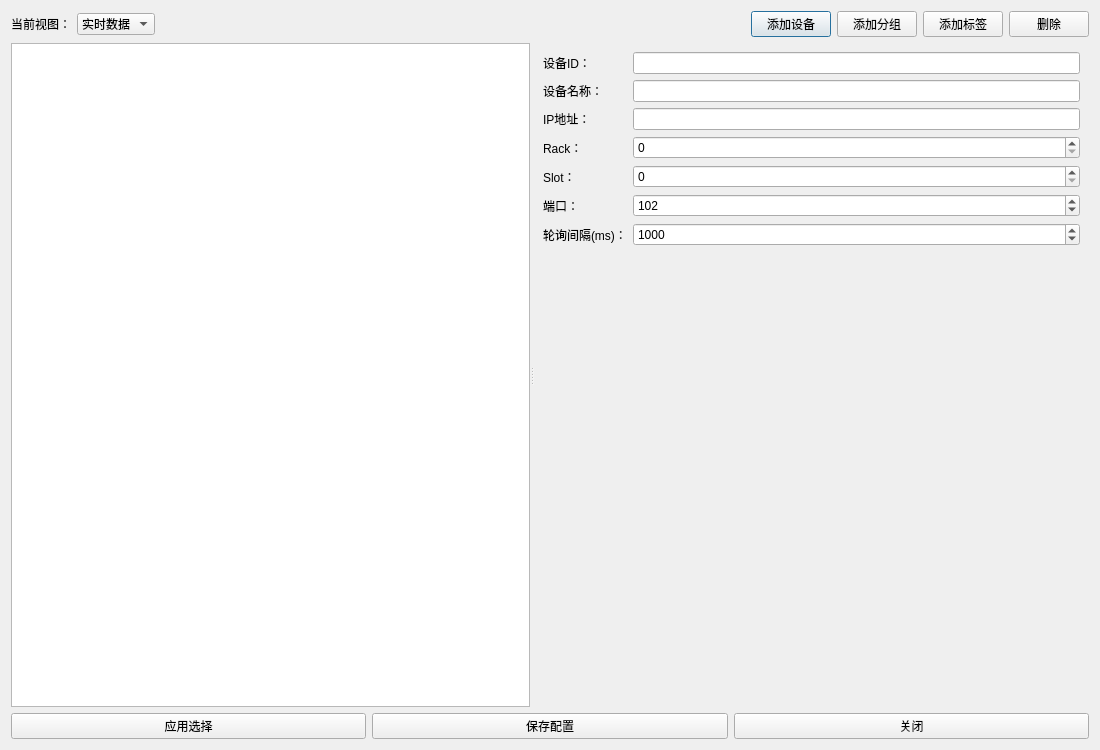
<?xml version="1.0" encoding="UTF-8"?>
<ui version="4.0">
 <class>DeviceConfigDialog</class>
 <widget class="QDialog" name="DeviceConfigDialog">
  <property name="geometry">
   <rect>
    <x>0</x>
    <y>0</y>
    <width>1100</width>
    <height>750</height>
   </rect>
  </property>
  <property name="windowTitle">
   <string>设备与标签配置</string>
  </property>
  <layout class="QVBoxLayout" name="verticalLayout">
   <item>
    <layout class="QHBoxLayout" name="topToolBar">
     <item>
      <widget class="QLabel" name="viewLabel">
       <property name="text">
        <string>当前视图：</string>
       </property>
      </widget>
     </item>
     <item>
      <widget class="QComboBox" name="viewCombo">
       <item>
        <property name="text">
         <string>实时数据</string>
        </property>
       </item>
       <item>
        <property name="text">
         <string>趋势图表</string>
        </property>
       </item>
       <item>
        <property name="text">
         <string>工艺总貌</string>
        </property>
       </item>
       <item>
        <property name="text">
         <string>历史趋势</string>
        </property>
       </item>
      </widget>
     </item>
     <item>
      <spacer name="horizontalSpacer">
       <property name="orientation">
        <enum>Qt::Orientation::Horizontal</enum>
       </property>
       <property name="sizeHint" stdset="0">
        <size>
         <width>40</width>
         <height>20</height>
        </size>
       </property>
      </spacer>
     </item>
     <item>
      <widget class="QPushButton" name="addDeviceBtn">
       <property name="text">
        <string>添加设备</string>
       </property>
      </widget>
     </item>
     <item>
      <widget class="QPushButton" name="addGroupBtn">
       <property name="text">
        <string>添加分组</string>
       </property>
      </widget>
     </item>
     <item>
      <widget class="QPushButton" name="addTagBtn">
       <property name="text">
        <string>添加标签</string>
       </property>
      </widget>
     </item>
     <item>
      <widget class="QPushButton" name="deleteBtn">
       <property name="text">
        <string>删除</string>
       </property>
      </widget>
     </item>
    </layout>
   </item>
   <item>
    <widget class="QSplitter" name="mainSplitter">
     <property name="orientation">
      <enum>Qt::Orientation::Horizontal</enum>
     </property>
     <widget class="QTreeView" name="treeView">
      <property name="selectionBehavior">
       <enum>QAbstractItemView::SelectionBehavior::SelectRows</enum>
      </property>
      <property name="indentation">
       <number>20</number>
      </property>
      <property name="uniformRowHeights">
       <bool>true</bool>
      </property>
      <property name="headerHidden">
       <bool>false</bool>
      </property>
      <attribute name="headerDefaultSectionSize">
       <number>200</number>
      </attribute>
     </widget>
     <widget class="QStackedWidget" name="propertyStack">
      <widget class="QWidget" name="devicePropertyPage">
       <layout class="QFormLayout" name="deviceForm">
        <item row="0" column="0">
         <widget class="QLabel" name="labelDeviceId">
          <property name="text">
           <string>设备ID：</string>
          </property>
         </widget>
        </item>
        <item row="0" column="1">
         <widget class="QLineEdit" name="deviceIdEdit"/>
        </item>
        <item row="1" column="0">
         <widget class="QLabel" name="labelDeviceName">
          <property name="text">
           <string>设备名称：</string>
          </property>
         </widget>
        </item>
        <item row="1" column="1">
         <widget class="QLineEdit" name="deviceNameEdit"/>
        </item>
        <item row="2" column="0">
         <widget class="QLabel" name="labelIP">
          <property name="text">
           <string>IP地址：</string>
          </property>
         </widget>
        </item>
        <item row="2" column="1">
         <widget class="QLineEdit" name="ipEdit"/>
        </item>
        <item row="3" column="0">
         <widget class="QLabel" name="labelRack">
          <property name="text">
           <string>Rack：</string>
          </property>
         </widget>
        </item>
        <item row="3" column="1">
         <widget class="QSpinBox" name="rackSpinBox">
          <property name="minimum">
           <number>0</number>
          </property>
          <property name="maximum">
           <number>31</number>
          </property>
         </widget>
        </item>
        <item row="4" column="0">
         <widget class="QLabel" name="labelSlot">
          <property name="text">
           <string>Slot：</string>
          </property>
         </widget>
        </item>
        <item row="4" column="1">
         <widget class="QSpinBox" name="slotSpinBox">
          <property name="minimum">
           <number>0</number>
          </property>
          <property name="maximum">
           <number>31</number>
          </property>
         </widget>
        </item>
        <item row="5" column="0">
         <widget class="QLabel" name="labelPort">
          <property name="text">
           <string>端口：</string>
          </property>
         </widget>
        </item>
        <item row="5" column="1">
         <widget class="QSpinBox" name="portSpinBox">
          <property name="minimum">
           <number>1</number>
          </property>
          <property name="maximum">
           <number>65535</number>
          </property>
          <property name="value">
           <number>102</number>
          </property>
         </widget>
        </item>
        <item row="6" column="0">
         <widget class="QLabel" name="labelPollingInterval">
          <property name="text">
           <string>轮询间隔(ms)：</string>
          </property>
         </widget>
        </item>
        <item row="6" column="1">
         <widget class="QSpinBox" name="pollingIntervalSpinBox">
          <property name="minimum">
           <number>100</number>
          </property>
          <property name="maximum">
           <number>10000</number>
          </property>
          <property name="value">
           <number>1000</number>
          </property>
         </widget>
        </item>
       </layout>
      </widget>
      <widget class="QWidget" name="groupPropertyPage">
       <layout class="QFormLayout" name="groupForm">
        <item row="0" column="0">
         <widget class="QLabel" name="labelGroupName">
          <property name="text">
           <string>分组名称：</string>
          </property>
         </widget>
        </item>
        <item row="0" column="1">
         <widget class="QLineEdit" name="groupNameEdit"/>
        </item>
        <item row="1" column="0">
         <widget class="QLabel" name="labelGroupPath">
          <property name="text">
           <string>所在路径：</string>
          </property>
         </widget>
        </item>
        <item row="1" column="1">
         <widget class="QLabel" name="groupPathLabel">
          <property name="text">
           <string>设备/上级分组</string>
          </property>
         </widget>
        </item>
        <item row="2" column="0" colspan="2">
         <widget class="QLabel" name="labelGroupTags">
          <property name="text">
           <string>包含标签：</string>
          </property>
         </widget>
        </item>
        <item row="3" column="0" colspan="2">
         <widget class="QListWidget" name="groupTagList"/>
        </item>
       </layout>
      </widget>
      <widget class="QWidget" name="tagPropertyPage">
       <layout class="QFormLayout" name="tagForm">
        <item row="0" column="0">
         <widget class="QLabel" name="labelTagName">
          <property name="text">
           <string>标签名：</string>
          </property>
         </widget>
        </item>
        <item row="0" column="1">
         <widget class="QLineEdit" name="tagNameEdit"/>
        </item>
        <item row="1" column="0">
         <widget class="QLabel" name="labelAddress">
          <property name="text">
           <string>地址：</string>
          </property>
         </widget>
        </item>
        <item row="1" column="1">
         <widget class="QLineEdit" name="addressEdit"/>
        </item>
        <item row="2" column="0">
         <widget class="QLabel" name="labelDataType">
          <property name="text">
           <string>数据类型：</string>
          </property>
         </widget>
        </item>
        <item row="2" column="1">
         <widget class="QComboBox" name="dataTypeCombo"/>
        </item>
        <item row="3" column="0">
         <widget class="QLabel" name="labelWritable">
          <property name="text">
           <string>可写：</string>
          </property>
         </widget>
        </item>
        <item row="3" column="1">
         <widget class="QCheckBox" name="writableCheckBox"/>
        </item>
        <item row="4" column="0">
         <widget class="QLabel" name="labelDbEnabled">
          <property name="text">
           <string>记录DB：</string>
          </property>
         </widget>
        </item>
        <item row="4" column="1">
         <widget class="QCheckBox" name="dbEnabledCheckBox">
          <property name="checked">
           <bool>true</bool>
          </property>
         </widget>
        </item>
        <item row="5" column="0">
         <widget class="QLabel" name="labelDescription">
          <property name="text">
           <string>描述：</string>
          </property>
         </widget>
        </item>
        <item row="5" column="1">
         <widget class="QLineEdit" name="descriptionEdit"/>
        </item>
        <item row="6" column="0">
         <widget class="QLabel" name="labelScaling">
          <property name="text">
           <string>缩放系数：</string>
          </property>
         </widget>
        </item>
        <item row="6" column="1">
         <widget class="QDoubleSpinBox" name="scalingSpinBox">
          <property name="decimals">
           <number>3</number>
          </property>
          <property name="singleStep">
           <double>0.000000000000000</double>
          </property>
          <property name="value">
           <double>0.000000000000000</double>
          </property>
         </widget>
        </item>
        <item row="7" column="0">
         <widget class="QLabel" name="labelOffset">
          <property name="text">
           <string>偏移量：</string>
          </property>
         </widget>
        </item>
        <item row="7" column="1">
         <widget class="QDoubleSpinBox" name="offsetSpinBox">
          <property name="decimals">
           <number>3</number>
          </property>
          <property name="singleStep">
           <double>0.000000000000000</double>
          </property>
         </widget>
        </item>
        <item row="8" column="0">
         <widget class="QLabel" name="labelUnit">
          <property name="text">
           <string>单位：</string>
          </property>
         </widget>
        </item>
        <item row="8" column="1">
         <widget class="QLineEdit" name="unitEdit"/>
        </item>
       </layout>
      </widget>
     </widget>
    </widget>
   </item>
   <item>
    <layout class="QHBoxLayout" name="bottomButtonLayout">
     <item>
      <widget class="QPushButton" name="applyBtn">
       <property name="text">
        <string>应用选择</string>
       </property>
      </widget>
     </item>
     <item>
      <widget class="QPushButton" name="saveBtn">
       <property name="text">
        <string>保存配置</string>
       </property>
      </widget>
     </item>
     <item>
      <widget class="QPushButton" name="closeBtn">
       <property name="text">
        <string>关闭</string>
       </property>
      </widget>
     </item>
    </layout>
   </item>
  </layout>
 </widget>
 <resources/>
 <connections/>
</ui>
